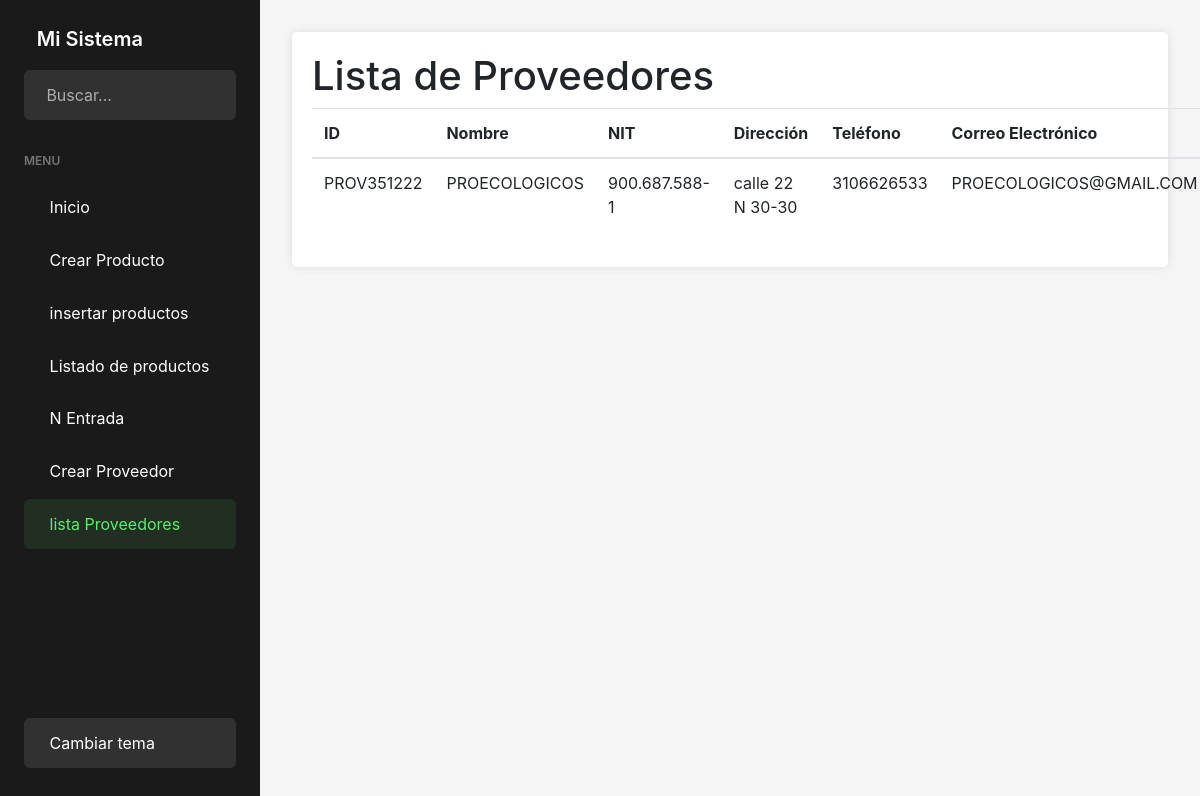
The app's page /lista_proveedores/ with its own data.
### APP_PM/models.py (models this page shows, shortened)
class CrearProveedor(models.Model):
    id_proveedor = models.CharField(max_length=10, unique=True, editable=False, blank=True)
    nombre = models.CharField(max_length=100, verbose_name="Nombre")
    nit = models.CharField(max_length=15, verbose_name="NIT", unique=True)
    direccion = models.TextField(verbose_name="Dirección")
    telefono = models.CharField(max_length=15, verbose_name="Número Telefónico")
    correo_electronico = models.EmailField(verbose_name="Correo Electrónico", unique=True)

### APP_PM/views.py (the view)
# urls.py: path('lista_proveedores/', views.lista_proveedores, name='lista_proveedores'),
def lista_proveedores(request):
    proveedores = CrearProveedor.objects.all()
    return render(request, 'Proveedores/Lista_proveedores.html', {'proveedores': proveedores})

### APP_PM/templates/Proveedores/Lista_proveedores.html (shortened to what this page needs)
{% extends 'Home/home.html' %}
{% load static %}
{% block content %}
<!DOCTYPE html>
<html lang="es">
<head>
</head>
<body>
<div class="container">
    <h1>Lista de Proveedores</h1>
    <table class="table">
        <thead>
            <tr>
                <th>ID</th>
                <th>Nombre</th>
                <th>NIT</th>
                <th>Dirección</th>
                <th>Teléfono</th>
                <th>Correo Electrónico</th>
            </tr>
        </thead>
        <tbody>
            {% for proveedor in proveedores %}
            <tr>
                <td>{{ proveedor.id_proveedor }}</td>
                <td>{{ proveedor.nombre }}</td>
                <td>{{ proveedor.nit }}</td>
                <td>{{ proveedor.direccion }}</td>
                <td>{{ proveedor.telefono }}</td>
                <td>{{ proveedor.correo_electronico }}</td>
            </tr>
            {% endfor %}
        </tbody>
    </table>
</div>
</body>
</html>
{% endblock %}

### APP_PM/static/css/home.css (style rules this page uses)
:root { --primary-color: #5dec6b; --sidebar-width: 260px; --sidebar-collapsed-width: 80px; --header-height: 60px; --sidebar-bg: #1a1a1a; --sidebar-color: #fff; --hover-bg: rgba(93, 236, 107, 0.1); }
.container { max-width: 100%; padding: 20px; background-color: #fff; border-radius: 5px; box-shadow: 0 0 10px rgba(0, 0, 0, 0.1); }
* { margin: 0; padding: 0; box-sizing: border-box; font-family: 'Inter', sans-serif; }
body { background-color: #f5f5f5; }

### records on screen
CrearProveedor: id_proveedor "PROV351222", nombre "PROECOLOGICOS", nit "900.687.588-1", direccion "calle 22 N 30-30", telefono "3106626533", correo_electronico "PROECOLOGICOS@GMAIL.COM"
